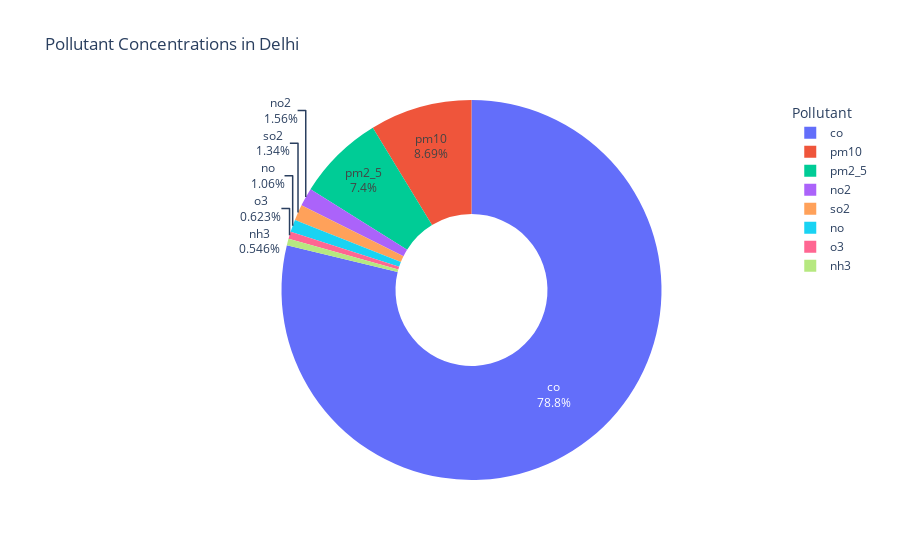

Source (notebook cell):
### Markdown cell above
I check  the concentration of each pollutant over time.

### Code cell
pollutants = ["co", "no", "no2", "o3", "so2", "pm2_5", "pm10", "nh3"]
pollutant_colors = px.colors.qualitative.Plotly


total_concentrations = air[pollutants].sum()


concentration_data = pd.DataFrame({
    "Pollutant": pollutants,
    "Concentration": total_concentrations
})


fig = px.pie(concentration_data, names="Pollutant", values="Concentration",
             title="Pollutant Concentrations in Delhi",
             hole=0.4, color_discrete_sequence=pollutant_colors)


fig.update_traces(textinfo="percent+label")
fig.update_layout(legend_title="Pollutant")


fig.show()

### Figure 1 — Plotly figure (JSON) as saved in the notebook; plotly's stock layout.template omitted (floating-point values rounded to 4 significant figures)
{"data": [{"domain": {"x": [0, 1], "y": [0, 1]}, "hole": 0.4, "hovertemplate": "Pollutant=%{label}<br>Concentration=%{value}<extra></extra>", "labels": ["co", "no", "no2", "o3", "so2", "pm2_5", "pm10", "nh3"], "legendgroup": "", "name": "", "showlegend": true, "textinfo": "percent+label", "type": "pie", "values": [2140000.0, 28710.0, 42240.0, 16910.0, 36270.0, 201000.0, 236200.0, 14820.0]}], "layout": {"legend": {"title": {"text": "Pollutant"}, "tracegroupgap": 0}, "piecolorway": ["#636EFA", "#EF553B", "#00CC96", "#AB63FA", "#FFA15A", "#19D3F3", "#FF6692", "#B6E880", "#FF97FF", "#FECB52"], "title": {"text": "Pollutant Concentrations in Delhi"}}}
